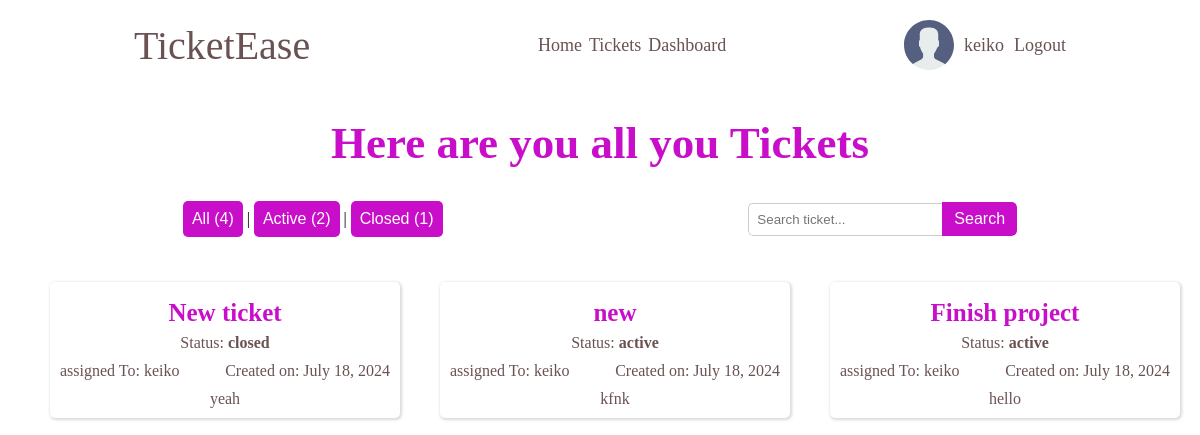
The app's page /client/keiko/dashboard (signed in), older data.
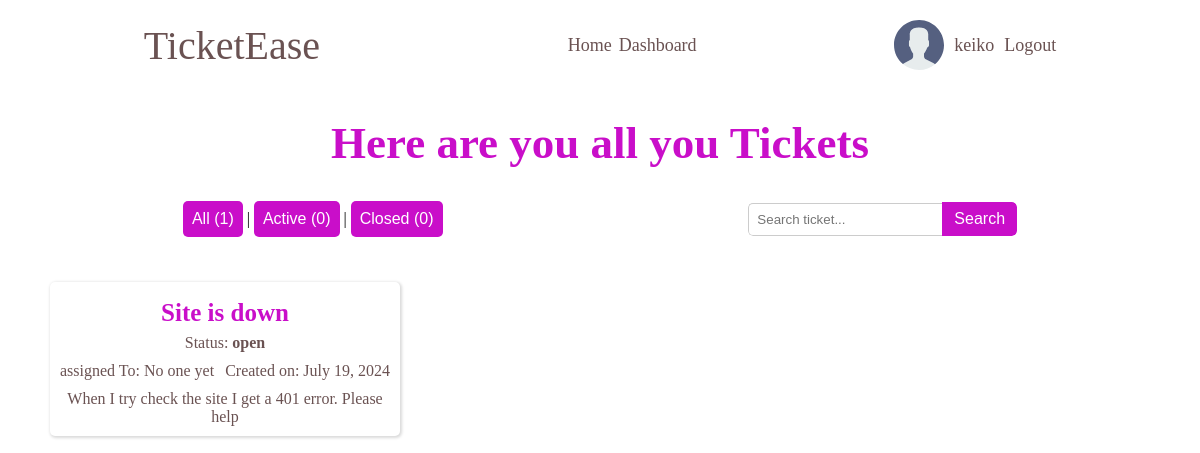
The same page, newer data.
### tickets/models.py (models this page shows, shortened)
class Ticket(models.Model):
    STATUS = (
        ('open', 'open'),
        ('active', 'active'),
        ('closed', 'closed'),
    )
    ticket_id = models.UUIDField(default=uuid.uuid4)
    slug = models.SlugField(unique=True)
    title = models.CharField(max_length=100)
    description = models.TextField()
    status = models.CharField(max_length=100, choices=STATUS, default='open')
    attachments = models.ImageField(null=True, blank=True, upload_to='attachments/')
    created_by = models.ForeignKey(CustomUser, on_delete=models.SET_NULL, null=True, related_name='created_by')
    assigned_to = models.ForeignKey(CustomUser, on_delete=models.SET_NULL, null=True, blank=True, related_name='assigned_to')
    accepted_on = models.DateTimeField(null=True, blank=True)
    closed_on = models.DateTimeField(null=True, blank=True)
    updated_on = models.DateTimeField(auto_now=True)
    created_on = models.DateTimeField(auto_now_add=True)

### accounts/models.py (models this page shows)
class CustomUser(AbstractUser):
    USER_TYPE = (
        ('client', 'client'),
        ('engineer', 'engineer'),
    )
    email = models.EmailField()
    bio = models.TextField()
    user_type = models.CharField(max_length=10, choices=USER_TYPE, default='client')
    avatar = models.ImageField(null=True, default="avatars/default_avatar.svg", upload_to='avatars/')

### tickets/views.py (the view, shortened to what this page needs)
# urls.py: path('client/<str:username>/dashboard', clientDashboard, name='client-dashboard'),
def clientDashboard(request, username):
    current_client = get_object_or_404(CustomUser, username=username)
    tickets = Ticket.objects.filter(created_by=current_client)
    status = request.GET.get('status')
    query = request.GET.get('Q')
    if status:
        tickets = Ticket.objects.filter(status=status)
    tickets = tickets.order_by('-status', '-created_on')
    all_count = Ticket.objects.count()
    active_count = tickets.filter(status='active').count()
    closed_count = tickets.filter(status='closed').count()
    context = {
        'tickets': tickets,
        'all_count': all_count,
        'active_count': active_count,
        'closed_count': closed_count,
        }
    return render(request, 'tickets/client-dashboard.html', context)

### tickets/templates/tickets/client-dashboard.html
{% extends 'tickets/index.html' %}
{% load static %}
{% block css %}
    <link rel="stylesheet" href="{% static  'tickets/styles/dashboards.css' %}">
{% endblock %}
{% block content %}
    <section class="dashboard-container">
        <div class="title">
            <h1>Here are you all you Tickets</h1>
        </div>
        <section class="search-filters">
            <section class="status-filters">
                <div class="filter-btns">
                    <button>
                        <a href="{% url 'client-dashboard' username=request.user.username %}?status=" style="color: white;">All ({{ all_count }})</a>
                    </button>
                    |
                    <button>
                        <a href="{% url 'client-dashboard' username=request.user.username %}?status=active" style="color: white;">Active ({{ active_count }})</a>
                    </button>
                    |
                    <button>
                        <a href="{% url 'client-dashboard' username=request.user.username %}?status=closed" style="color: white;">Closed ({{ closed_count }})</a>
                    </button>
                </div>
            </section>
            <section class="search-bar-container">
                <form class="search-bar method="GET" action="{% url 'tickets-view' %}">
                    <input type="text" name="q" placeholder="Search ticket...">
                    <button type="submit">Search</button>
                </form>
            </section>
        </section>
        <section class="tickets">
            {% for ticket in tickets %}
                <div class="ticket-container">
                    <section class="ticket-details">
                        <div class="title">
                            <h2 style="font-size: 25px;"> <a href="{% url 'ticket-details' slug=ticket.slug %}" style="color: rgb(201, 14, 201);">{{ ticket.title }}</a></h2>
                        </div>
                        <section class="status">
                            <p style="text-align: center;">Status: <b>{{ ticket.status }}</b></p>
                        </section>
                        <div class="detail-header">
                            <div class="created-by">
                                {% if ticket.assigned_to %}
                                    <p>assigned To: {{ticket.created_by}}</p>
                                {% else %}
                                    <p>assigned To: No one yet</p>
                                {% endif %}
                            </div>
                            <div class="date">
                                <p>Created on: {{ticket.created_on | date:'F j, Y' }}</p>
                            </div>
                        </div>
                        <section class="description">
                            <p>{{ ticket.description | truncatechars:100 }}</p>
                        </section>
                    </section>
                </div>
            {% empty %}
                    <section class="empty" style="display: flex; justify-content: center; align-items: center;">
                        <p>You have no tickets. You can <a href="{% url 'create-ticket' %}" style="color: rgb(201, 14, 201);">Create </a>one</p>
                    </section>
            {% endfor %}
        </section>
    </section>
{% endblock %}

### tickets/templates/tickets/navbar.html
{% load static %}
<section class="top-nav">
    <div class="logo">
        <a href="{% url 'home' %}">TicketEase</a>
    </div>
    <nav class="nav-links">
        {% if request.user.user_type == 'engineer' %}
            <a href="{% url 'home' %}">Home</a>
            <a href="{% url 'tickets-view' %}">Tickets</a>
            {% if user.is_authenticated %}
                <a href="{% url 'engineer-dashboard' user.username %}">Dashboard</a>
            {% endif %}
        {% elif request.user.user_type == 'client' %}
            <a href="{% url 'home' %}">Home</a>
            {% if user.is_authenticated %}
                <a href="{% url 'client-dashboard' user.username %}">Dashboard</a>
            {% endif %}
        {% endif %}
    </nav>
    <section class="auth">
        {% if user.is_authenticated %}
            <a href="#" class="avatar avatar--medium active">
                {% if user.avatar %}
                    <img src="{{ user.avatar.url }}" alt="{{ user.username }}" />
                {% else %}
                    <img src="{% static 'media/avatars/default_avatar.svg' %}" alt="{{user.username}}" />
                {% endif %}
                {{user.username}}
            </a>
            <a href="{% url 'account_logout' %}">Logout</a>
        {% else %}
            <a href="{% url 'account_login' %}">Login</a>
            <a href="{% url 'account_signup' %}">Register</a>
        {% endif %}
    </section>
</section>

Row changes from the older to the newer data that the page shows:
removed Ticket: title "New ticket", status "closed", created_by "keiko", created_on "July 18, 2024", description "yeah"
removed Ticket: title "new", status "active", created_by "keiko", created_on "July 18, 2024", description "kfnk"
removed Ticket: title "Finish project", status "active", created_by "keiko", created_on "July 18, 2024", description "hello"
now on this page (row edited): Ticket: title "Site is down", status "open", shows "assigned To: No one yet", created_on "July 19, 2024", description "When I try check the site I get a 401 error. Please help"
Text that changed along with them:
{{ all_count }}: "4" → "1"
{{ active_count }}: "2" → "0"
{{ closed_count }}: "1" → "0"
text no longer shown: "Tickets"
